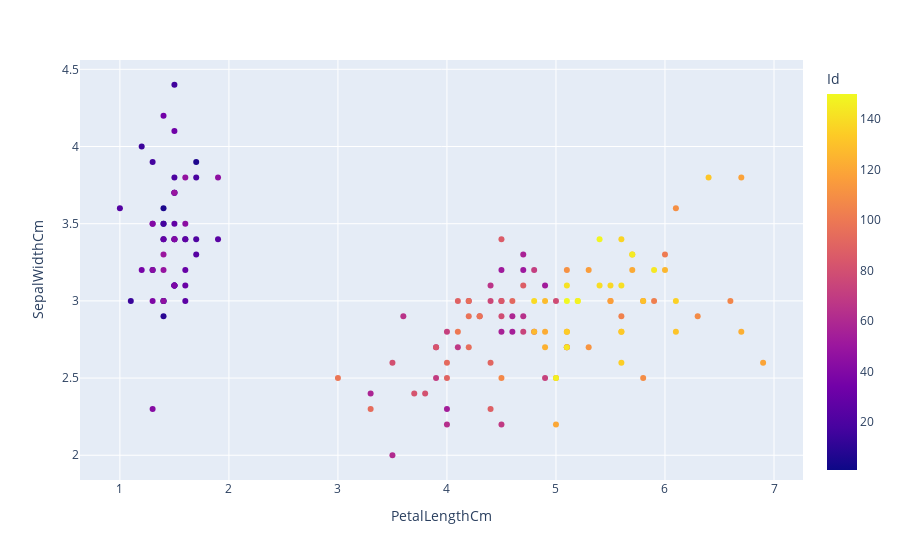

The code cell stored with this chart in its notebook:
### Code cell
import plotly.express as px
fig=px.scatter(iris_data,x="PetalLengthCm",y="SepalWidthCm",color="Id")
fig.show()

### Figure 1 — Plotly figure (JSON) as saved in the notebook; plotly's stock layout.template omitted (floating-point values rounded to 4 significant figures; data arrays with more than 128 entries replaced by an {"elided": "..."} marker saying what was removed)
{"data": [{"hovertemplate": "PetalLengthCm=%{x}<br>SepalWidthCm=%{y}<br>Id=%{marker.color}<extra></extra>", "legendgroup": "", "marker": {"color": {"elided": "150 int values"}, "coloraxis": "coloraxis", "symbol": "circle"}, "mode": "markers", "name": "", "orientation": "v", "showlegend": false, "type": "scatter", "x": {"elided": "150 float values"}, "xaxis": "x", "y": {"elided": "150 float values"}, "yaxis": "y"}], "layout": {"coloraxis": {"colorbar": {"title": {"text": "Id"}}, "colorscale": [[0, "#0d0887"], [0.1111, "#46039f"], [0.2222, "#7201a8"], [0.3333, "#9c179e"], [0.4444, "#bd3786"], [0.5556, "#d8576b"], [0.6667, "#ed7953"], [0.7778, "#fb9f3a"], [0.8889, "#fdca26"], [1, "#f0f921"]]}, "legend": {"tracegroupgap": 0}, "margin": {"t": 60}, "xaxis": {"anchor": "y", "domain": [0, 1], "title": {"text": "PetalLengthCm"}}, "yaxis": {"anchor": "x", "domain": [0, 1], "title": {"text": "SepalWidthCm"}}}}
